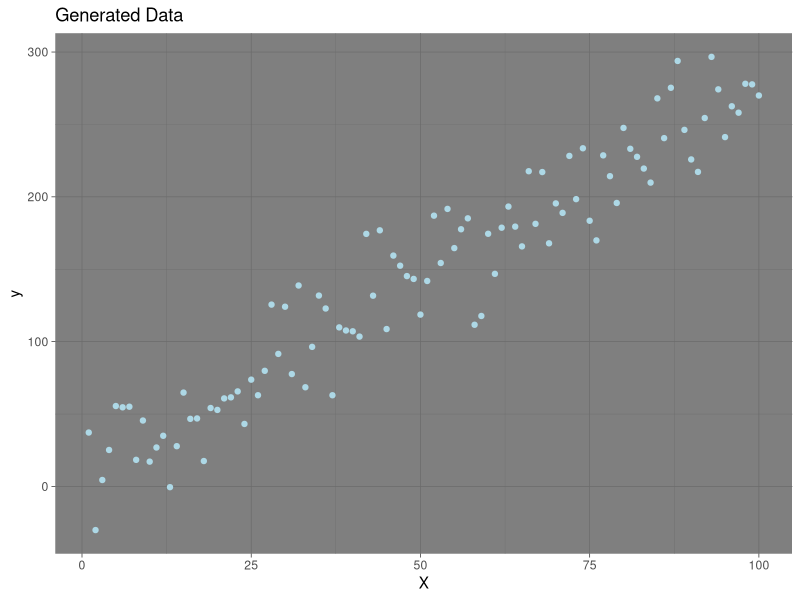
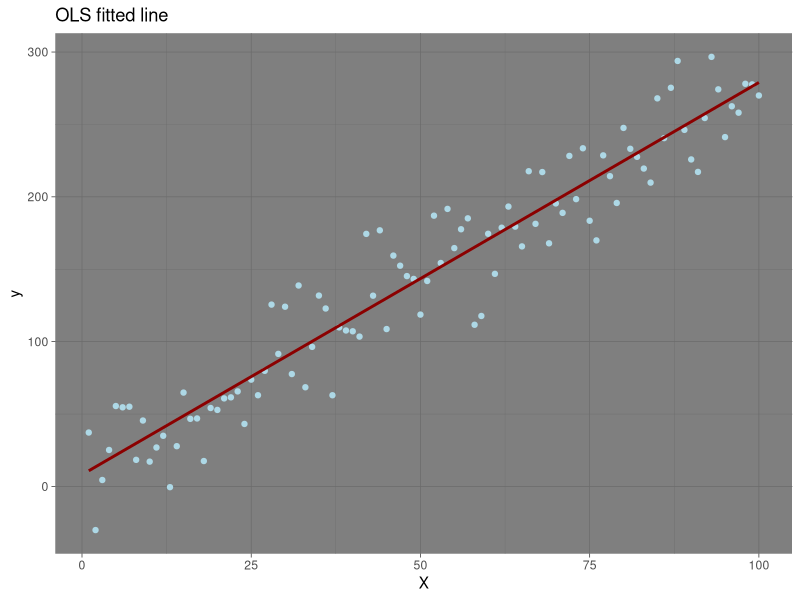

Write R code to recreate these figures, in order.
## ---- chunk 1
library(ggplot2)

# generate data
X = seq(1,100)
y = 3.14159 + 2.71828*X + runif(length(X), min=-70, max=70)*runif(length(X))
data = data.frame(cbind(X,y))


# visualize the data
ggplot(data, aes(x=X, y=y)) + geom_point(color="lightblue") + ggtitle('Generated Data') + theme_dark()


## ---- chunk 2
library(MASS)

# define an intercept for X
x = cbind(rep(1,length(X)), X)
XX = t(x)%*%x

# Solve for Beta
beta_ols = solve(XX) %*% (t(x)%*%y)
print(beta_ols)


# fit the model 
yh = beta_ols[1] + beta_ols[2]*X

# create dataset
data = data.frame(cbind(x, y, yh))

## ---- chunk 3
# plot 
ggplot(data, aes(x=X, y=y)) + geom_point(color="lightblue") + ggtitle('OLS fitted line') + theme_dark() + geom_smooth(aes(x=X, y=yh), color='darkred')

## ---- chunk 4
# initial parameters
b0 = c


